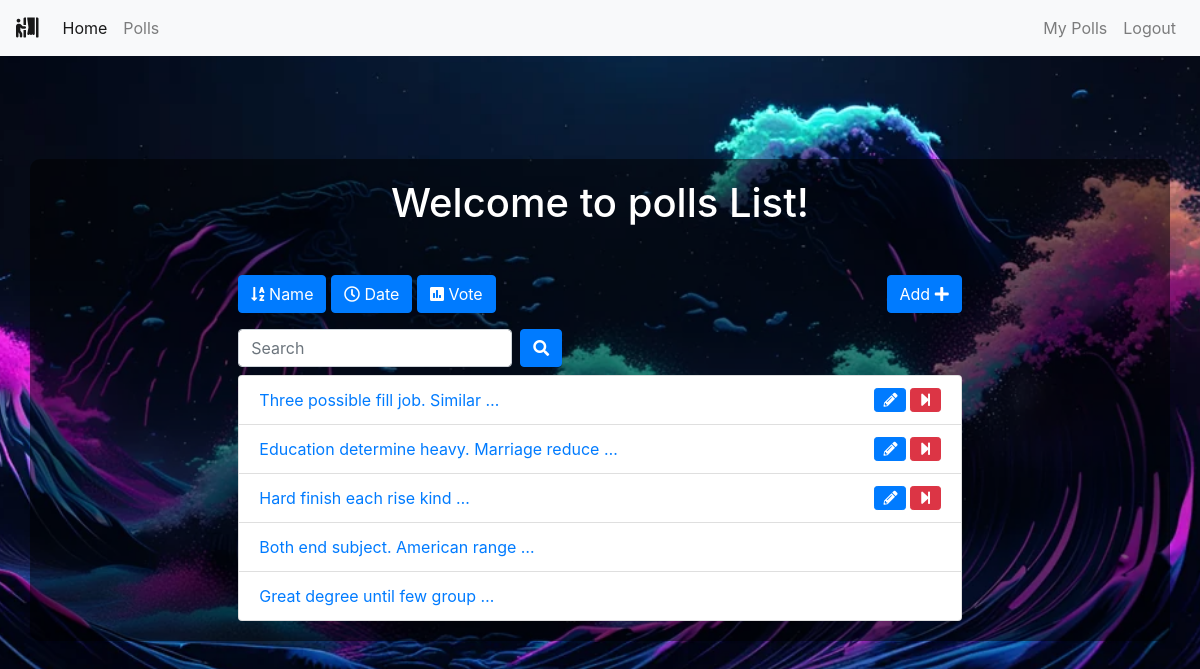
Page /polls/list/ (signed in) on the committed database.
### polls/models.py (models this page shows, shortened)
class Poll(models.Model):
    owner = models.ForeignKey(User, on_delete=models.CASCADE)
    text = models.TextField()
    pub_date = models.DateTimeField(default=timezone.now)
    active = models.BooleanField(default=True)
    created_at = models.DateTimeField(auto_now_add=True)

### polls/views.py (the view)
# urls.py: path('list/', views.polls_list, name='list'),
@login_required()
def polls_list(request):
    all_polls = Poll.objects.all()
    search_term = ''
    if 'name' in request.GET:
        all_polls = all_polls.order_by('text')
    if 'date' in request.GET:
        all_polls = all_polls.order_by('pub_date')
    if 'vote' in request.GET:
        all_polls = all_polls.annotate(Count('vote')).order_by('vote__count')
    if 'search' in request.GET:
        search_term = request.GET['search']
        all_polls = all_polls.filter(text__icontains=search_term)
    paginator = Paginator(all_polls, 6)  # Show 6 contacts per page
    page = request.GET.get('page')
    polls = paginator.get_page(page)
    get_dict_copy = request.GET.copy()
    params = get_dict_copy.pop('page', True) and get_dict_copy.urlencode()
    context = {
        'polls': polls,
        'params': params,
        'search_term': search_term,
    }
    return render(request, 'polls/polls_list.html', context)

### polls/templates/polls/polls_list.html (shortened to what this page needs)
{% extends 'base.html' %}
{% load static %}
{% block custom_css %}
<link rel="stylesheet" href="{% static 'css/styles1.css' %}">
{% endblock custom_css %}
{% block content %}
<div class="container">
    <div class="row">
        <div class="col-md-8 offset-sm-2">
            <h1 class="text-center mb-5">Welcome to polls List!</h1>
            <a class="btn btn-{% if 'name' in request.GET %}warning{% else %}primary{% endif %} mb-3" href="?name=True"
                role="button"><i class="fas fa-sort-alpha-down"></i>
                Name</a>
            <a class="btn btn-{% if 'date' in request.GET %}warning{% else %}primary{% endif %} mb-3" href="?date=True"
                role="button"><i class="far fa-clock"></i> Date</a>
            <a class="btn btn-{% if 'vote' in request.GET %}warning{% else %}primary{% endif %} mb-3" href="?vote=True"
                role="button"><i class="fas fa-poll"></i> Vote</a>
            <a class="btn btn-primary mb-3 float-right" href="{% url 'polls:add' %}" role="button">Add <i class="fas fa-plus"></i></a>
            <form class="form-inline">
                <div class="form-group mr-sm-2 mb-2">
                    <input type="search" class="form-control" name="search" placeholder="Search" value={{ search_term }}>
                </div>
                <button type="submit" class="btn btn-primary mb-2"><i class="fas fa-search"></i></button>
            </form>
            <ul class="list-group">
                {% for poll in polls %}
                <li class="list-group-item"><a href="{% url 'polls:detail' poll.id %}">{{ poll.text|truncatewords:5 }}
                    </a>
                    {% if request.user == poll.owner %}
                    {% if poll.active %}
                    <a href="{% url 'polls:end_poll' poll.id %}" data-toggle="tooltip" data-placement="top" title="End Poll"
                        onclick="return confirm('Are you sure ?')"><i class="fas fa-step-forward float-right btn btn-danger btn-sm"></i></a>
                    {% endif %}
                    <a href="{% url 'polls:edit' poll.id %}" class="mr-3" data-toggle="tooltip" data-placement="top"
                        title="Edit Poll"><i class="fas fa-pencil-alt float-right btn btn-primary btn-sm mr-1"></i></a>
                    {% endif %}
                </li>
                {% endfor %}
            </ul>
        </div>
    </div>
</div>
{% endblock content %}

### templates/base.html (shortened to what this page needs)
{% load static %}
<!DOCTYPE html>
<html lang="en">
<head>
    <link rel="stylesheet" href="https://maxcdn.bootstrapcdn.com/bootstrap/4.0.0/css/bootstrap.min.css"
>
    <link rel="stylesheet" href="https://use.fontawesome.com/releases/v5.6.3/css/all.css"
>
    {% block custom_css %}{% endblock custom_css %}
</head>
<body>
    {% include 'includes/navbar.html' %}
    {% block content %}
    {% endblock content %}
</body>
</html>

### templates/includes/navbar.html (shortened to what this page needs)
{% load static %}
{% block custom_css %}
<link rel="stylesheet" href="{% static 'css/nav.css' %}">
{% endblock custom_css %}
<nav class="navbar navbar-expand-sm navbar-light bg-light mb-5 fixed-top" >
    <a class="navbar-brand" href="{% url 'home' %}"><i class="fas fa-person-booth"></i></a>
    <div class="collapse navbar-collapse" id="collapsibleNavId">
        <ul class="navbar-nav mr-auto mt-2 mt-lg-0">
            <li class="nav-item active">
                <a class="nav-link" href="{% url 'home' %}">Home <span class="sr-only">(current)</span></a>
            </li>
            {% if request.user.is_authenticated %}
            <li class="nav-item">
                <a class="nav-link" href="{% url 'polls:list' %}">Polls</a>
            </li>
            {% endif %}
        </ul>
        <div class="navbar-nav ml-auto">
            {% if request.user.is_authenticated %}
            <a class="nav-link" href="{% url 'polls:list_by_user' %}">My Polls</a>
            <a class="nav-link" href="{% url 'accounts:logout' %}">Logout</a>
            {% else %}
            <a class="nav-link" href="{% url 'accounts:login' %}">Login</a>
            <a class="nav-link" href="{% url 'accounts:register' %}">Register</a>
            {% endif %}
        </div>
    </div>
</nav>

### static/css/styles1.css (style rules this page uses)
html, body { height: 100%; margin: 0; padding: 0; }
body { background-image: url('1.jpg'); background-size: cover; background-position: center; display: flex; justify-content: center; align-items: center; }
form { width: 100%; max-width: 400px; }
h2, label, h1, h3 { color: white; }
.container { background-color: rgba(0, 0, 0, 0.5); padding: 20px; border-radius: 10px; }

### static/css/nav.css (style rules this page uses)
.navbar { position: fixed; top: 0; width: 100%; z-index: 1000; }

### rows in the picture
Poll: text "Three possible fill job. Similar …", active True (drawn)
Poll: text "Education determine heavy. Marriage reduce …", active True (drawn)
Poll: text "Hard finish each rise kind …", active True (drawn)
Poll: text "Both end subject. American range …"
Poll: text "Great degree until few group …"
